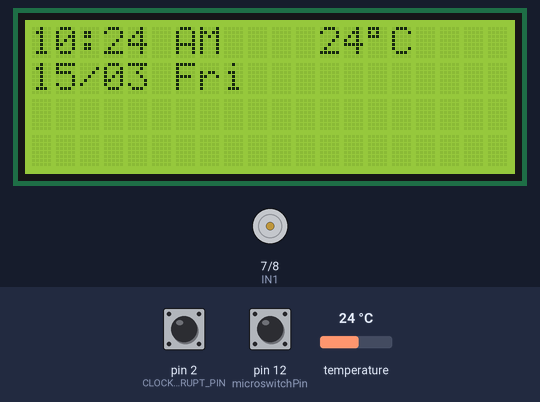
Simulated run of this sketch. Board: Arduino Uno, built with avr-gcc and run on an emulated ATmega328P. Shown: 20×4 character LCD, motor-driver pin pairs drawn as motors (green arrow = first pin HIGH = forward, orange = second pin HIGH = backward, longer = more drive, scaled by the enable pin). The inputs (shaded band) are chosen by the test bench; at power-on: pin 2 (CLOCK_INTERRUPT_PIN) HIGH, pin 12 (microswitchPin) HIGH, temperature 24 °C. The local clock reads 2024-03-15 10:24:30 at power-on unless the sketch sets it; the sensor or clock chip raises its interrupt line as the real part does; what the sketch prints to the serial monitor is not drawn.

Above: at 1.4 s.
1.5 s: pin 2 (CLOCK_INTERRUPT_PIN) pulled LOW for 2.35 s
At 31.5 s:
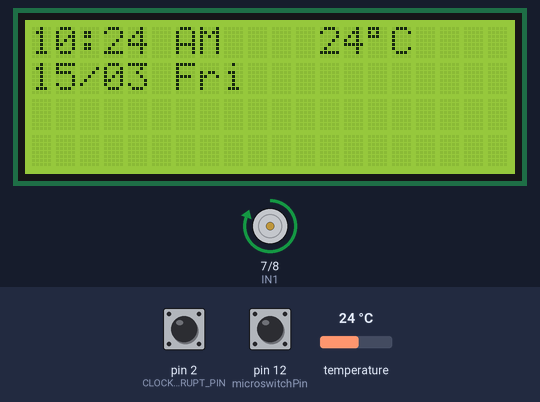
Timing chart, 0 to 31.8 s (numbered marks = the images above; inputs shaded):
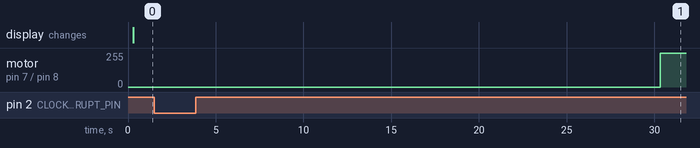

The sketch:

DS3231_and_LCD.ino
```cpp
// RTC
#include <RTClib.h>
RTC_DS3231 rtc;
#define CLOCK_INTERRUPT_PIN 2 // the pin that is connected to SQW
#define nextAlarmDelay 10
char daysOfTheWeek[7][12] = {"Sun", "Mon", "Tue", "Wed", "Thu", "Fri", "Sat"};


// LCD
#include <Wire.h>
#include <LiquidCrystal_I2C.h>
LiquidCrystal_I2C lcd(0x27,20,4); // set the LCD address to 0x27 for a 16 chars and 2 line display


// L298N setup
#define IN1 7 // D7
#define IN2 8 // D8
#define ENA 6 // D6

// microswitch setup
#define microswitchPin 12 // D12
#define motorDelay 300 // active low


void setup() {
  Serial.begin(9600);

  // LCD
  lcd.init();
  lcd.backlight(); //lcd.noBacklight();
  delay(100);

  // RTC
  rtc.begin();
  delay(100);

  rtc.disable32K();
  pinMode(CLOCK_INTERRUPT_PIN, INPUT_PULLUP);
  attachInterrupt(digitalPinToInterrupt(CLOCK_INTERRUPT_PIN), onAlarm, FALLING);
  rtc.clearAlarm(1);
  rtc.clearAlarm(2);
  rtc.writeSqwPinMode(DS3231_OFF);
  rtc.disableAlarm(1);
  rtc.setAlarm2(DateTime(), DS3231_A2_PerMinute);


  // declare pins for L298N
  pinMode(IN1, OUTPUT);
  pinMode(IN2, OUTPUT);
  pinMode(ENA, OUTPUT);

  digitalWrite(ENA, LOW);
  digitalWrite(IN1, HIGH);
  digitalWrite(IN2, LOW);

  // declare pins for microswitch
  pinMode(microswitchPin, INPUT_PULLUP); // will go low when triggered (active low)

  updateLCD();
}

void loop() {

  // print current time to Serial mon
  char date[10] = "hh:mm:ss";
  rtc.now().toString(date);
  Serial.println(date);

  Serial.print(" SQW: "); // the value at SQW-Pin (because of pullup 1 means no alarm)
  Serial.println(digitalRead(CLOCK_INTERRUPT_PIN));

  // whether a alarm happened happened
  Serial.print(" Alarm1: ");
  Serial.println(rtc.alarmFired(2));

  // resetting SQW and alarm 2 flag
  // using setAlarm1, the next alarm could now be configured
  if(rtc.alarmFired(2)) {
    rtc.clearAlarm(2);
    Serial.println("Alarm cleared");
    flipMinute();
    updateLCD();
  }
  delay(2000);
}

/************************************************************************************
*************************************************************************************
*************************************************************************************
*************************************************************************************
*************************************************************************************/


void updateLCD() {
  lcd.clear();

  DateTime now = rtc.now();
  lcd.setCursor(0,0); // top left, same as lcd.home();
  lcd.print(getTimeStr(now));

  lcd.setCursor(0,1); // bottom left
  lcd.print(getDateStr(now));

  lcd.setCursor(12,0); // top right
  // will cause issues for temp strings that aren't 4 chars, unless this is factored in
  lcd.print(getTempStr());
  lcd.write(223); // char code for ° symbol = E0 - 1 = 223 decimal = DF
  // I think that's technically for a japanese character but not complaining
  lcd.print("C");
}


String getTimeStr(DateTime now) {

  // adding leading zeros if necessary
  String twelveHourStr = leadingZeros((String)now.twelveHour());
  String minuteStr = leadingZeros((String)now.minute());

  return twelveHourStr + ":" + minuteStr + " " + AMPM(now);
}

String getDateStr(DateTime now) {

  // adding leading zeros if necessary
  String dayStr = leadingZeros((String)now.day());
  String monthStr = leadingZeros((String)now.month());

  return dayStr + "/" + monthStr + " " + daysOfTheWeek[now.dayOfTheWeek()];
}

String getTempStr() {
  return (String)round(rtc.getTemperature());
}


String AMPM(DateTime now) {
  switch(now.isPM()) {
    case 0:
      return "AM";
      break;
    case 1:
      return "PM";
      break;
    default:
      return "ERR";
      break;
  }
}

String leadingZeros(String input) {
  // a function which takes in a string and adds a leading zero if required
  // will add leading zero if string is length 1 or 0, will not if string is any longer than that


  if(input.length() < 2) {
    return "0" + input;
  }
  else {
    return input;
  }
}


void onAlarm() {
  Serial.println("Alarm ISR triggered");
}

void flipMinute() {
  // While switch isn't triggered, make the motor spin
  // Once it is triggered, stop the motor after a delay of motorDelay milliseconds

  Serial.println("flipping minute");
  while(digitalRead(microswitchPin) == HIGH) {
    digitalWrite(ENA, HIGH);
  }
  while(digitalRead(microswitchPin) == LOW) {
    digitalWrite(ENA, HIGH);
  }

  delay(motorDelay); //keep spinning for a little after microswitch is inactive (high) again
  digitalWrite(ENA, LOW);
  Serial.println("minute flipped");
}
```
